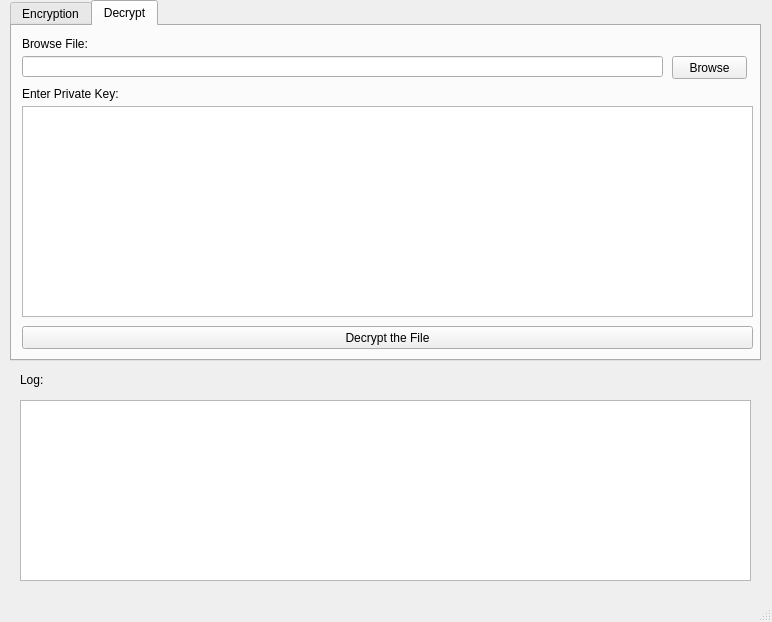
<?xml version="1.0" encoding="UTF-8"?>
<ui version="4.0">
 <class>MainWindow</class>
 <widget class="QMainWindow" name="MainWindow">
  <property name="geometry">
   <rect>
    <x>0</x>
    <y>0</y>
    <width>772</width>
    <height>622</height>
   </rect>
  </property>
  <property name="windowTitle">
   <string>MainWindow</string>
  </property>
  <widget class="QWidget" name="centralwidget">
   <widget class="QTabWidget" name="Tabs">
    <property name="geometry">
     <rect>
      <x>10</x>
      <y>0</y>
      <width>751</width>
      <height>361</height>
     </rect>
    </property>
    <property name="currentIndex">
     <number>1</number>
    </property>
    <widget class="QWidget" name="encryptTab">
     <attribute name="title">
      <string>Encryption</string>
     </attribute>
     <widget class="QPushButton" name="browseBtn">
      <property name="geometry">
       <rect>
        <x>660</x>
        <y>30</y>
        <width>75</width>
        <height>23</height>
       </rect>
      </property>
      <property name="text">
       <string>Browse</string>
      </property>
     </widget>
     <widget class="QPushButton" name="encryptBtn">
      <property name="geometry">
       <rect>
        <x>10</x>
        <y>300</y>
        <width>371</width>
        <height>23</height>
       </rect>
      </property>
      <property name="text">
       <string>Encrypt the File</string>
      </property>
     </widget>
     <widget class="QLineEdit" name="lineEdit">
      <property name="geometry">
       <rect>
        <x>10</x>
        <y>30</y>
        <width>641</width>
        <height>21</height>
       </rect>
      </property>
     </widget>
     <widget class="QPushButton" name="serveBtn">
      <property name="geometry">
       <rect>
        <x>394</x>
        <y>300</y>
        <width>351</width>
        <height>23</height>
       </rect>
      </property>
      <property name="text">
       <string>Serve on Tor</string>
      </property>
     </widget>
     <widget class="QLabel" name="label">
      <property name="geometry">
       <rect>
        <x>10</x>
        <y>10</y>
        <width>91</width>
        <height>16</height>
       </rect>
      </property>
      <property name="text">
       <string>Browse File:</string>
      </property>
     </widget>
     <widget class="QLabel" name="label_2">
      <property name="geometry">
       <rect>
        <x>10</x>
        <y>60</y>
        <width>121</width>
        <height>16</height>
       </rect>
      </property>
      <property name="text">
       <string>Enter Public Key:</string>
      </property>
     </widget>
     <widget class="QPlainTextEdit" name="pub_key">
      <property name="geometry">
       <rect>
        <x>10</x>
        <y>80</y>
        <width>731</width>
        <height>211</height>
       </rect>
      </property>
     </widget>
    </widget>
    <widget class="QWidget" name="decryptTab">
     <attribute name="title">
      <string>Decrypt</string>
     </attribute>
     <widget class="QPushButton" name="browseBtn_2">
      <property name="geometry">
       <rect>
        <x>660</x>
        <y>30</y>
        <width>75</width>
        <height>23</height>
       </rect>
      </property>
      <property name="text">
       <string>Browse</string>
      </property>
     </widget>
     <widget class="QLabel" name="label_4">
      <property name="geometry">
       <rect>
        <x>10</x>
        <y>60</y>
        <width>111</width>
        <height>16</height>
       </rect>
      </property>
      <property name="text">
       <string>Enter Private Key:</string>
      </property>
     </widget>
     <widget class="QLabel" name="label_5">
      <property name="geometry">
       <rect>
        <x>10</x>
        <y>10</y>
        <width>91</width>
        <height>16</height>
       </rect>
      </property>
      <property name="text">
       <string>Browse File:</string>
      </property>
     </widget>
     <widget class="QPushButton" name="encryptBtn_2">
      <property name="geometry">
       <rect>
        <x>10</x>
        <y>300</y>
        <width>731</width>
        <height>23</height>
       </rect>
      </property>
      <property name="text">
       <string>Decrypt the File</string>
      </property>
     </widget>
     <widget class="QLineEdit" name="lineEdit_2">
      <property name="geometry">
       <rect>
        <x>10</x>
        <y>30</y>
        <width>641</width>
        <height>21</height>
       </rect>
      </property>
     </widget>
     <widget class="QPlainTextEdit" name="pub_key_2">
      <property name="geometry">
       <rect>
        <x>10</x>
        <y>80</y>
        <width>731</width>
        <height>211</height>
       </rect>
      </property>
     </widget>
    </widget>
   </widget>
   <widget class="QLabel" name="label_3">
    <property name="geometry">
     <rect>
      <x>20</x>
      <y>370</y>
      <width>47</width>
      <height>20</height>
     </rect>
    </property>
    <property name="text">
     <string>Log:</string>
    </property>
   </widget>
   <widget class="QPlainTextEdit" name="plainTextEdit_2">
    <property name="geometry">
     <rect>
      <x>20</x>
      <y>400</y>
      <width>731</width>
      <height>181</height>
     </rect>
    </property>
   </widget>
  </widget>
  <widget class="QMenuBar" name="menubar">
   <property name="geometry">
    <rect>
     <x>0</x>
     <y>0</y>
     <width>772</width>
     <height>21</height>
    </rect>
   </property>
  </widget>
  <widget class="QStatusBar" name="statusbar"/>
 </widget>
 <resources/>
 <connections/>
</ui>
